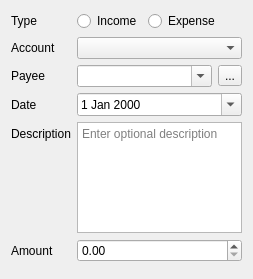
<?xml version="1.0" encoding="UTF-8"?>
<ui version="4.0">
 <class>CashTransactionDialog</class>
 <widget class="QDialog" name="CashTransactionDialog">
  <property name="windowModality">
   <enum>Qt::WindowModal</enum>
  </property>
  <property name="geometry">
   <rect>
    <x>0</x>
    <y>0</y>
    <width>253</width>
    <height>279</height>
   </rect>
  </property>
  <property name="sizePolicy">
   <sizepolicy hsizetype="Preferred" vsizetype="Preferred">
    <horstretch>0</horstretch>
    <verstretch>0</verstretch>
   </sizepolicy>
  </property>
  <property name="windowTitle">
   <string>Dialog</string>
  </property>
  <property name="locale">
   <locale language="English" country="UnitedKingdom"/>
  </property>
  <layout class="QVBoxLayout" name="verticalLayout">
   <property name="sizeConstraint">
    <enum>QLayout::SetDefaultConstraint</enum>
   </property>
   <item>
    <layout class="QFormLayout" name="formLayout">
     <item row="0" column="0">
      <widget class="QLabel" name="typeLabel">
       <property name="text">
        <string>Type</string>
       </property>
      </widget>
     </item>
     <item row="0" column="1">
      <layout class="QHBoxLayout" name="radioButtonHorizontalLayout">
       <item>
        <widget class="QRadioButton" name="incomeRadioButton">
         <property name="text">
          <string>Income</string>
         </property>
        </widget>
       </item>
       <item>
        <widget class="QRadioButton" name="expenseRadioButton">
         <property name="text">
          <string>Expense</string>
         </property>
        </widget>
       </item>
       <item>
        <spacer name="horizontalSpacer">
         <property name="orientation">
          <enum>Qt::Horizontal</enum>
         </property>
         <property name="sizeHint" stdset="0">
          <size>
           <width>40</width>
           <height>20</height>
          </size>
         </property>
        </spacer>
       </item>
      </layout>
     </item>
     <item row="1" column="0">
      <widget class="QLabel" name="accountLabel">
       <property name="text">
        <string>Account</string>
       </property>
      </widget>
     </item>
     <item row="1" column="1">
      <widget class="QComboBox" name="accountsComboBox">
       <property name="sizePolicy">
        <sizepolicy hsizetype="Preferred" vsizetype="Fixed">
         <horstretch>0</horstretch>
         <verstretch>0</verstretch>
        </sizepolicy>
       </property>
       <property name="editable">
        <bool>false</bool>
       </property>
       <property name="insertPolicy">
        <enum>QComboBox::NoInsert</enum>
       </property>
      </widget>
     </item>
     <item row="2" column="0">
      <widget class="QLabel" name="payeeLabel">
       <property name="text">
        <string>Payee</string>
       </property>
      </widget>
     </item>
     <item row="2" column="1">
      <layout class="QHBoxLayout" name="payeeHorizontalLayout" stretch="1,0">
       <item>
        <widget class="QComboBox" name="payeeComboBox">
         <property name="editable">
          <bool>true</bool>
         </property>
         <property name="insertPolicy">
          <enum>QComboBox::NoInsert</enum>
         </property>
        </widget>
       </item>
       <item>
        <widget class="QToolButton" name="payeeToolButton">
         <property name="text">
          <string>...</string>
         </property>
        </widget>
       </item>
      </layout>
     </item>
     <item row="3" column="0">
      <widget class="QLabel" name="dateLabel">
       <property name="text">
        <string>Date</string>
       </property>
      </widget>
     </item>
     <item row="3" column="1">
      <widget class="QDateEdit" name="dateEdit">
       <property name="calendarPopup">
        <bool>true</bool>
       </property>
       <property name="timeSpec">
        <enum>Qt::LocalTime</enum>
       </property>
      </widget>
     </item>
     <item row="4" column="0">
      <layout class="QVBoxLayout" name="descriptionLabelVerticalLayout">
       <item>
        <spacer name="descriptionLabelTopVerticalSpacer">
         <property name="orientation">
          <enum>Qt::Vertical</enum>
         </property>
         <property name="sizeType">
          <enum>QSizePolicy::Fixed</enum>
         </property>
         <property name="sizeHint" stdset="0">
          <size>
           <width>20</width>
           <height>5</height>
          </size>
         </property>
        </spacer>
       </item>
       <item>
        <widget class="QLabel" name="descriptionLabel">
         <property name="text">
          <string>Description</string>
         </property>
        </widget>
       </item>
       <item>
        <spacer name="descriptionLabelBottomVerticalSpacer">
         <property name="orientation">
          <enum>Qt::Vertical</enum>
         </property>
         <property name="sizeHint" stdset="0">
          <size>
           <width>20</width>
           <height>40</height>
          </size>
         </property>
        </spacer>
       </item>
      </layout>
     </item>
     <item row="4" column="1">
      <widget class="QPlainTextEdit" name="descriptionPlainTextEdit">
       <property name="sizePolicy">
        <sizepolicy hsizetype="Expanding" vsizetype="Preferred">
         <horstretch>0</horstretch>
         <verstretch>0</verstretch>
        </sizepolicy>
       </property>
       <property name="minimumSize">
        <size>
         <width>0</width>
         <height>30</height>
        </size>
       </property>
       <property name="tabChangesFocus">
        <bool>true</bool>
       </property>
       <property name="placeholderText">
        <string>Enter optional description</string>
       </property>
      </widget>
     </item>
     <item row="5" column="0">
      <widget class="QLabel" name="amountLabel">
       <property name="text">
        <string>Amount</string>
       </property>
      </widget>
     </item>
     <item row="5" column="1">
      <widget class="QDoubleSpinBox" name="amountDoubleSpinBox">
       <property name="alignment">
        <set>Qt::AlignLeading|Qt::AlignLeft|Qt::AlignVCenter</set>
       </property>
       <property name="showGroupSeparator" stdset="0">
        <bool>true</bool>
       </property>
       <property name="maximum">
        <double>10000000000000000.000000000000000</double>
       </property>
      </widget>
     </item>
    </layout>
   </item>
   <item>
    <widget class="QDialogButtonBox" name="buttonBox">
     <property name="standardButtons">
      <set>QDialogButtonBox::NoButton</set>
     </property>
    </widget>
   </item>
  </layout>
  <action name="actionSelect_Payee">
   <property name="text">
    <string>Select Payee</string>
   </property>
  </action>
  <action name="actionSelect_Tag">
   <property name="text">
    <string>Select Tag</string>
   </property>
  </action>
  <action name="actionSplit_Tags">
   <property name="text">
    <string>Split Tags</string>
   </property>
  </action>
 </widget>
 <tabstops>
  <tabstop>incomeRadioButton</tabstop>
  <tabstop>expenseRadioButton</tabstop>
  <tabstop>accountsComboBox</tabstop>
  <tabstop>payeeComboBox</tabstop>
  <tabstop>payeeToolButton</tabstop>
  <tabstop>dateEdit</tabstop>
  <tabstop>descriptionPlainTextEdit</tabstop>
  <tabstop>amountDoubleSpinBox</tabstop>
 </tabstops>
 <resources/>
 <connections/>
</ui>
